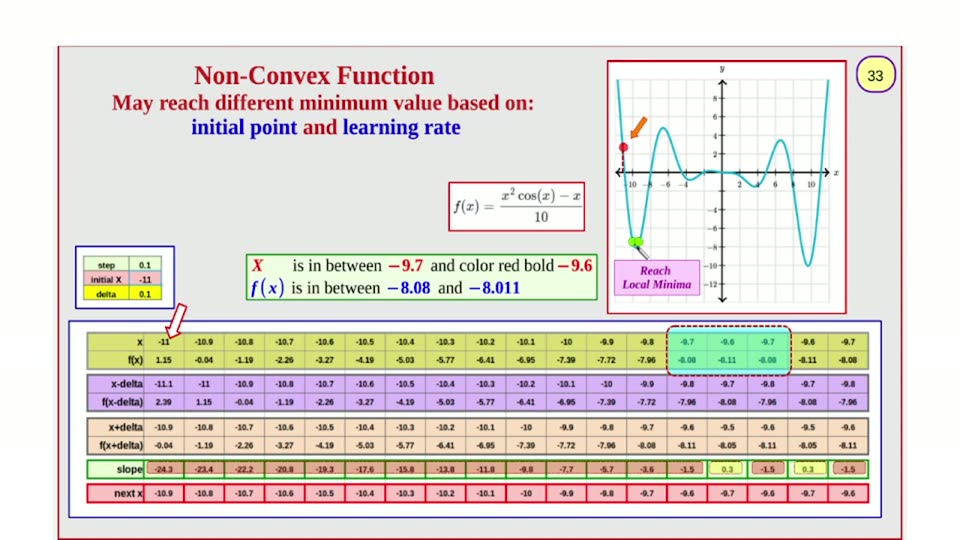
#> input picture videos/machine-learning/03_ridger_regression_gradient_descent/unique_slides/slide_033.jpg, 960 x 540 px, found by its file name
$ python diag_colors.py
#> lines starting #> are read from the running program, lines starting #| are printed output that depends on the picture; after the words box and inside, x2 and y2 are one past the last pixel; in counts of white or black regions, pixels touching at a corner belong together
#!/usr/bin/env python3
"""Map SATURATED ink across the whole original frame by color family."""
import numpy as np
from PIL import Image
from collections import Counter

o = np.asarray(Image.open("/workspaces/codespaces-blank/ai_llm_slides/videos/machine-learning/03_ridger_regression_gradient_descent/unique_slides/slide_033.jpg").convert("RGB")).astype(int)
r, g, b = o[:, :, 0], o[:, :, 1], o[:, :, 2]
mx = np.maximum(np.maximum(r, g), b)
mn = np.minimum(np.minimum(r, g), b)
sat = mx - mn
print(f"saturation stats: mean={sat.mean():.1f}, p95={np.percentile(sat,95):.0f}, p99={np.percentile(sat,99):.0f}")
#| saturation stats: mean=25.7, p95=104, p99=141

# Green family: g dominant, saturated
green = (g - np.maximum(r, b) > 30) & (g > 80)
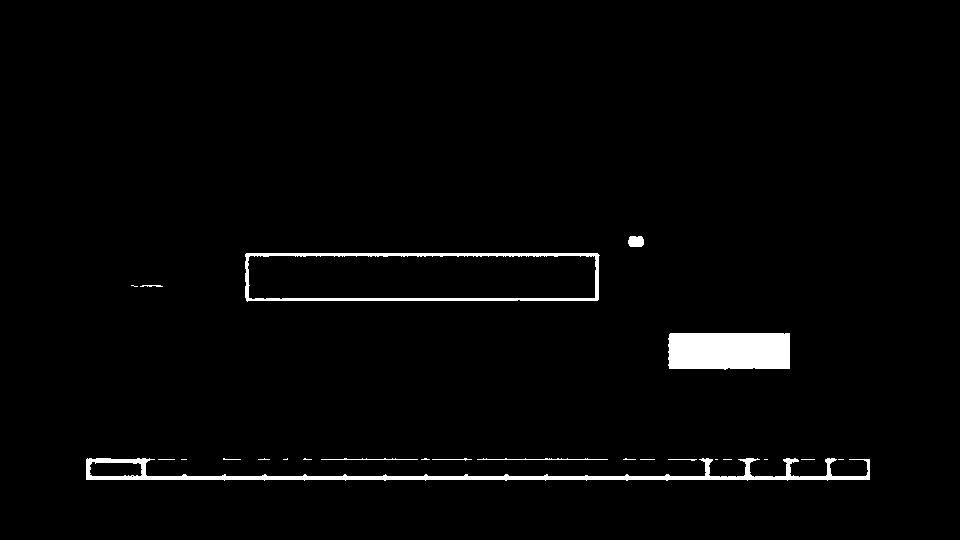
#> green: shape (540, 960) bool; 2.3% white; 24 white regions (14 under 20 px), largest, box (x1, y1, x2, y2) and area: (668, 333, 790, 370) 4364, (86, 458, 870, 481) 4174, (245, 253, 600, 302) 2519
ys, xs = np.where(green)
#> ys = 11737 values from 236 to 480; xs = 11737 values, max 869 at index 7764, min 86 at index 7175, mean 560.5
print(f"\nGREEN family (g-max by >30, g>80): {len(ys)} px")
#| GREEN family (g-max by >30, g>80): 11737 px
if len(ys):
    print(f"  rows {ys.min()}-{ys.max()}, cols {xs.min()}-{xs.max()}")
#|   rows 236-480, cols 86-869
    # histogram of rows
    print("  row histogram (bins of 20):")
    h, edges = np.histogram(ys, bins=27, range=(0, 540))
#> h = 27 values, max 3954 at index 23, min 0 at index 0, mean 434.7; edges = 28 values from 0 to 540
    for i, c in enumerate(h):
        if c: print(f"    rows {int(edges[i]):>3}-{int(edges[i+1]):>3}: {'#'*min(60,int(c/5))} {c}")
#> this loop made 27 passes
#> c on passes 1 to 8: 0, 0, 0, 0, 0, 0, 0, 0
#> (printed output is left out)
    print("  top colors:", Counter(map(tuple, o[green])).most_common(5))
#|   top colors: [((166, 207, 163), 209), ((70, 138, 63), 191), ((137, 248, 172), 131), ((141, 208, 131), 123), ((137, 247, 174), 103)]

# Red family: r dominant, saturated
red = (r - np.maximum(g, b) > 30) & (r > 90)
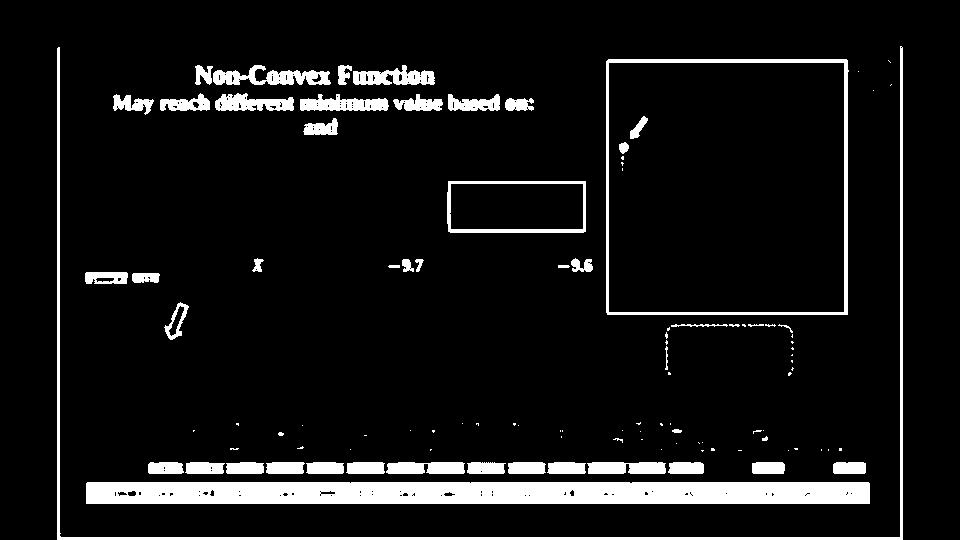
#> red: shape (540, 960) bool; 8.4% white; 107 white regions (59 under 20 px), largest, box (x1, y1, x2, y2) and area: (86, 482, 870, 504) 16954, (57, 46, 903, 540) 5480, (606, 59, 849, 315) 3433
ys, xs = np.where(red)
print(f"\nRED family (r-max by >30, r>90): {len(ys)} px")
#| RED family (r-max by >30, r>90): 43727 px
if len(ys):
    print(f"  rows {ys.min()}-{ys.max()}, cols {xs.min()}-{xs.max()}")
#|   rows 46-539, cols 57-902
    h, edges = np.histogram(ys, bins=27, range=(0, 540))
#> h = 27 values, max 13938 at index 24, min 0 at index 0, mean 1619.5
    for i, c in enumerate(h):
        if c: print(f"    rows {int(edges[i]):>3}-{int(edges[i+1]):>3}: {'#'*min(60,int(c/5))} {c}")
#> this loop made 27 passes
#> c on passes 1 to 8: 0, 0, 317, 2833, 1747, 4002, 804, 357
#> (printed output is left out)
    print("  top colors:", Counter(map(tuple, o[red])).most_common(5))
#|   top colors: [((248, 206, 208), 537), ((191, 95, 106), 536), ((123, 1, 16), 536), ((113, 40, 51), 352), ((188, 149, 152), 351)]

# Purple family: b dominant, r mid (b>r, b>g, r>g)
purple = (b - r > 20) & (b - g > 30) & (b > 100) & (r > 50)
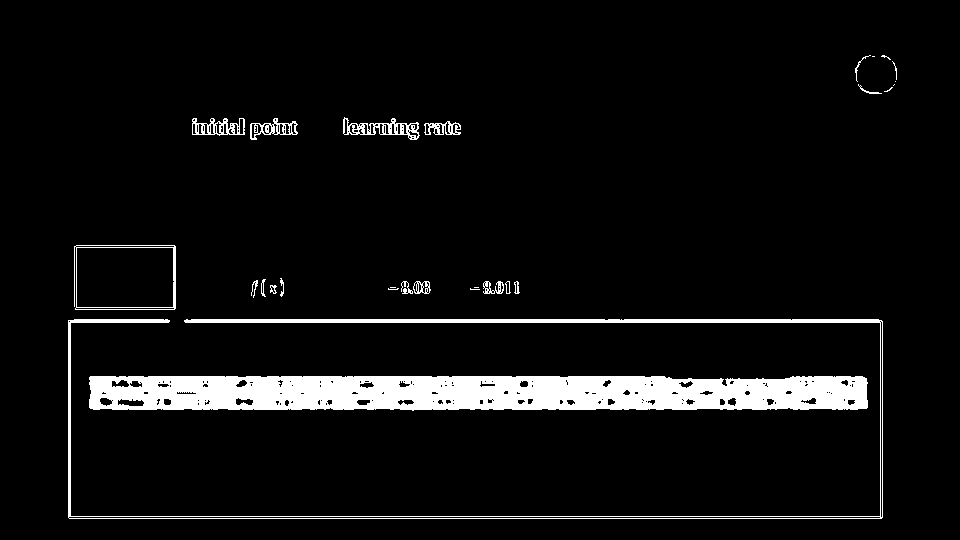
#> purple: shape (540, 960) bool; 6.4% white; 28 white regions (9 under 20 px), largest, box (x1, y1, x2, y2) and area: (89, 376, 868, 411) 23990, (68, 319, 883, 519) 5769, (74, 245, 176, 310) 701
ys, xs = np.where(purple)
print(f"\nPURPLE family: {len(ys)} px")
#| PURPLE family: 32927 px
if len(ys):
    print(f"  rows {ys.min()}-{ys.max()}, cols {xs.min()}-{xs.max()}")
#|   rows 55-518, cols 68-896
    h, edges = np.histogram(ys, bins=27, range=(0, 540))
#> h = 27 values, max 14761 at index 19, min 0 at index 0, mean 1219.5
    for i, c in enumerate(h):
        if c: print(f"    rows {int(edges[i]):>3}-{int(edges[i+1]):>3}: {'#'*min(60,int(c/5))} {c}")
#> this loop made 27 passes
#> c on passes 1 to 8: 0, 0, 32, 56, 65, 55, 1655, 0
#> (printed output is left out)
    print("  top colors:", Counter(map(tuple, o[purple])).most_common(5))
#|   top colors: [((181, 179, 218), 784), ((175, 168, 238), 513), ((214, 178, 248), 387), ((214, 179, 247), 369), ((209, 208, 240), 341)]

# Blue family: b dominant and r low (pure blue 0000FF)
blue = (b - r > 60) & (b - g > 40) & (b > 120)
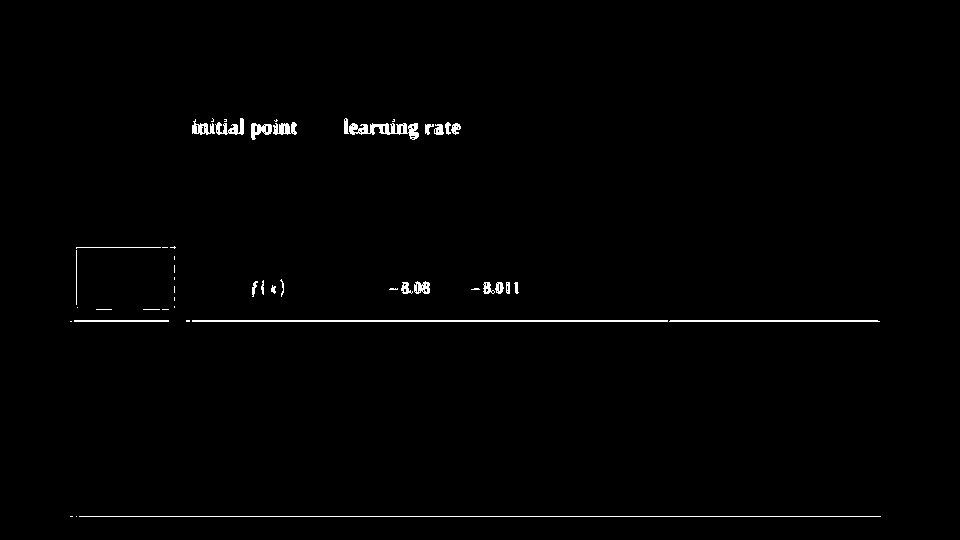
#> blue: shape (540, 960) bool; 0.96% white in thin lines or dots, all inside (x1, y1, x2, y2) = (70, 118, 881, 517)
ys, xs = np.where(blue)
#> ys = 4962 values from 118 to 516; xs = 4962 values, max 880 at index 4961, min 70 at index 3368, mean 400.9
print(f"\nBLUE family (0000FF-ish): {len(ys)} px")
#| BLUE family (0000FF-ish): 4962 px
if len(ys):
    print(f"  rows {ys.min()}-{ys.max()}, cols {xs.min()}-{xs.max()}")
#|   rows 118-516, cols 70-880
    h, edges = np.histogram(ys, bins=27, range=(0, 540))
#> h = 27 values, max 1722 at index 6, min 0 at index 0, mean 183.8
    for i, c in enumerate(h):
        if c: print(f"    rows {int(edges[i]):>3}-{int(edges[i+1]):>3}: {'#'*min(60,int(c/5))} {c}")
    print("  top colors:", Counter(map(tuple, o[blue])).most_common(5))
#|   top colors: [((175, 168, 238), 513), ((99, 94, 161), 294), ((174, 168, 238), 271), ((83, 80, 149), 174), ((85, 79, 149), 162)]

# Orange family: r high, g mid, b low
orange = (r > 180) & (g > 60) & (g < 190) & (b < 100) & (r - g > 30)
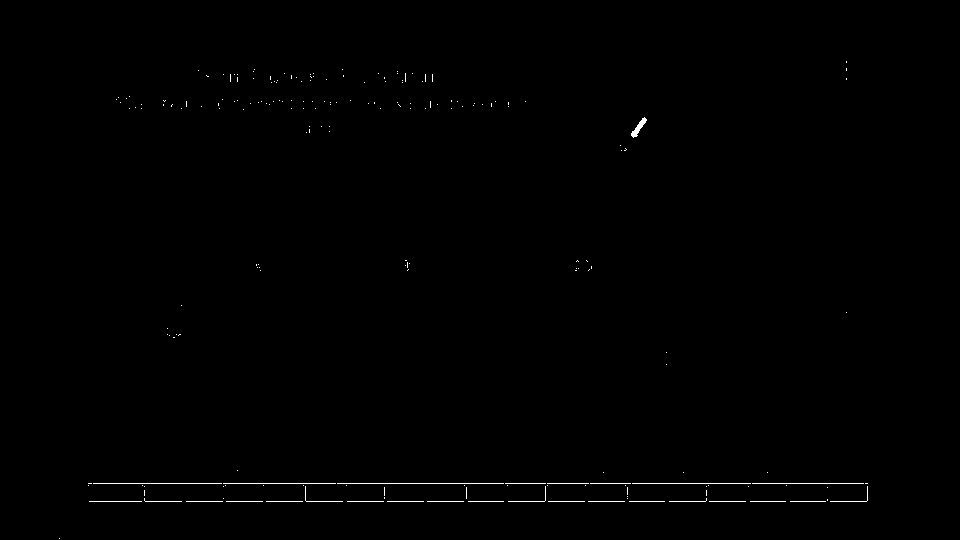
#> orange: shape (540, 960) bool; 0.38% white in thin lines or dots, all inside (x1, y1, x2, y2) = (59, 61, 868, 539)
ys, xs = np.where(orange)
#> ys = 1964 values from 61 to 538; xs = 1964 values, max 867 at index 1130, min 59 at index 1963, mean 473.8
print(f"\nORANGE family: {len(ys)} px")
#| ORANGE family: 1964 px
if len(ys):
    print(f"  rows {ys.min()}-{ys.max()}, cols {xs.min()}-{xs.max()}")
#|   rows 61-538, cols 59-867
    print("  top colors:", Counter(map(tuple, o[orange])).most_common(5))
#|   top colors: [((197, 79, 95), 37), ((197, 79, 93), 36), ((204, 76, 89), 35), ((196, 79, 95), 28), ((196, 78, 90), 27)]

# Yellow family: r,g high, b low
yellow = (r > 200) & (g > 200) & (b < 150)
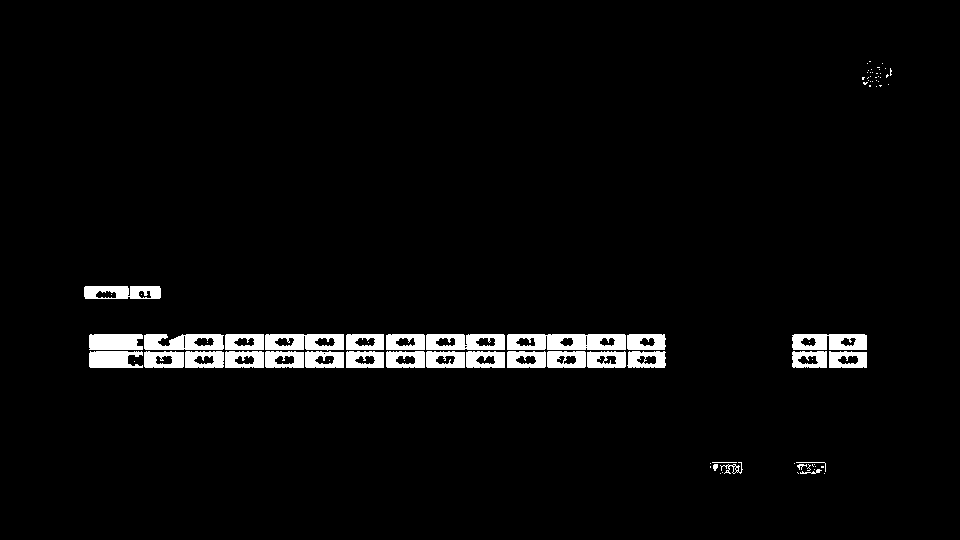
#> yellow: shape (540, 960) bool; 3.5% white; 86 white regions (53 under 20 px), largest, box (x1, y1, x2, y2) and area: (507, 334, 626, 350) 1601, (265, 334, 344, 351) 1023, (426, 334, 505, 350) 1009
ys, xs = np.where(yellow)
#> ys = 18165 values from 61 to 473; xs = 18165 values, max 891 at index 14, min 84 at index 147, mean 420.3
print(f"\nYELLOW family: {len(ys)} px")
#| YELLOW family: 18165 px
if len(ys):
    print(f"  rows {ys.min()}-{ys.max()}, cols {xs.min()}-{xs.max()}")
#|   rows 61-473, cols 84-891
    h, edges = np.histogram(ys, bins=27, range=(0, 540))
#> h = 27 values, max 9553 at index 17, min 0 at index 0, mean 672.8
    for i, c in enumerate(h):
        if c: print(f"    rows {int(edges[i]):>3}-{int(edges[i+1]):>3}: {'#'*min(60,int(c/5))} {c}")
#> this loop made 27 passes
#> (printed output is left out)
    print("  top colors:", Counter(map(tuple, o[yellow])).most_common(5))
#|   top colors: [((217, 226, 119), 600), ((217, 226, 117), 503), ((217, 226, 121), 362), ((217, 227, 115), 335), ((215, 227, 119), 219)]

# Where is BLACK ink (dark) - axes and labels
dark = (mx < 90)
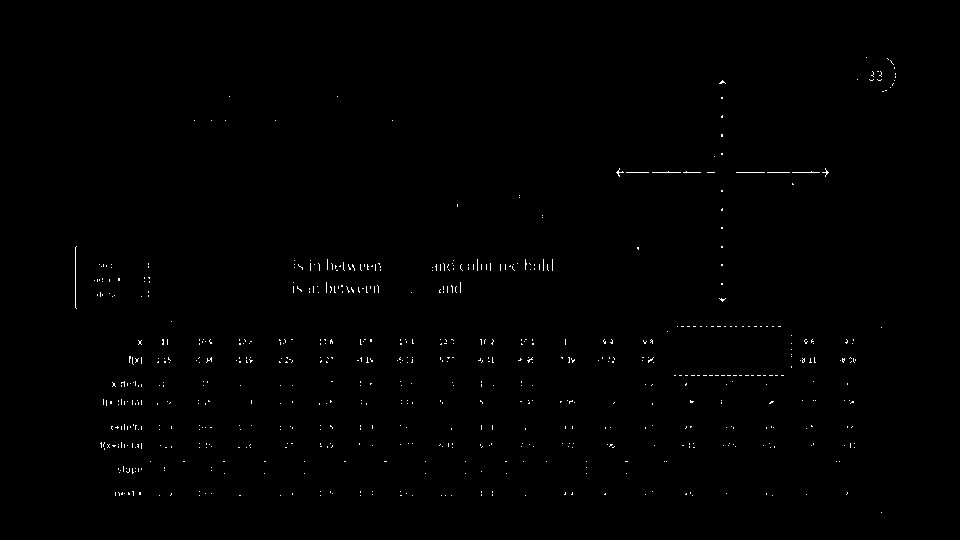
#> dark: shape (540, 960) bool; 0.43% white in thin lines or dots, all inside (x1, y1, x2, y2) = (75, 57, 896, 513)
ys, xs = np.where(dark)
#> ys = 2246 values from 57 to 512; xs = 2246 values, max 895 at index 18, min 75 at index 314, mean 449.6
print(f"\nDARK ink: {len(ys)} px; rows {ys.min()}-{ys.max()}, cols {xs.min()}-{xs.max()}")
#| DARK ink: 2246 px; rows 57-512, cols 75-895
print("  row histogram (bins of 20):")
h, edges = np.histogram(ys, bins=27, range=(0, 540))
#> h = 27 values, max 330 at index 13, min 0 at index 0, mean 83.19
for i, c in enumerate(h):
    if c: print(f"    rows {int(edges[i]):>3}-{int(edges[i+1]):>3}: {'#'*min(60,int(c/5))} {c}")
#> this loop made 27 passes
#> c on passes 1 to 8: 0, 0, 3, 32, 34, 5, 11, 5
